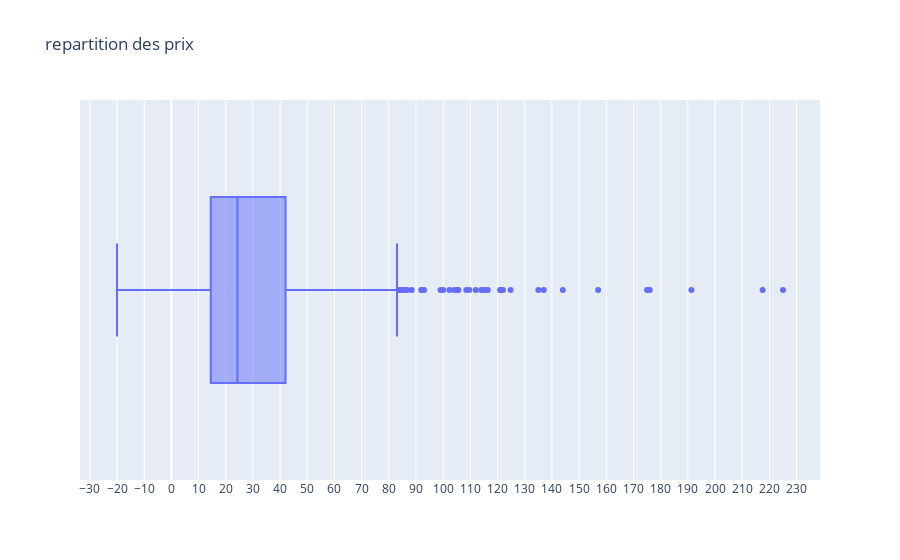

Notebook code cell kept with this figure:
### Code cell
fig = px.box(df_merged, x='price', title='repartition des prix',points="outliers")
fig.update_xaxes(tick0=0, dtick=10, title='')#tick0= position de départ dtick=écart entre les ticks.

fig.show()

### Figure 1 — Plotly figure (JSON) as saved in the notebook; plotly's stock layout.template omitted (floating-point values rounded to 4 significant figures; data arrays with more than 128 entries replaced by an {"elided": "..."} marker saying what was removed)
{"data": [{"alignmentgroup": "True", "boxpoints": "outliers", "hovertemplate": "price=%{x}<extra></extra>", "legendgroup": "", "marker": {"color": "#636efa"}, "name": "", "notched": false, "offsetgroup": "", "orientation": "h", "showlegend": false, "type": "box", "x": {"elided": "825 float values"}, "x0": " ", "xaxis": "x", "y0": " ", "yaxis": "y"}], "layout": {"boxmode": "group", "legend": {"tracegroupgap": 0}, "title": {"text": "repartition des prix"}, "xaxis": {"anchor": "y", "domain": [0, 1], "dtick": 10, "tick0": 0, "title": {"text": ""}}, "yaxis": {"anchor": "x", "domain": [0, 1]}}}
